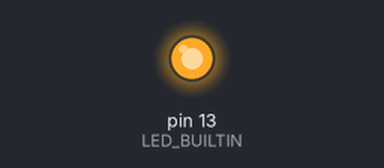
The sketch below on a simulated Arduino Uno, built with avr-gcc and run on an emulated ATmega328P. Shown: output pins drawn as LEDs (lit = HIGH). What the sketch prints to the serial monitor is not drawn.

Above: at 1.0 s.
At 5.5 s:
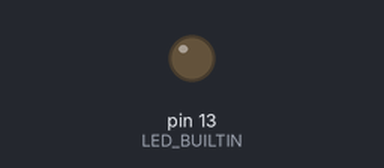
Timing chart, 0 to 6.9 s (numbered marks = the images above):
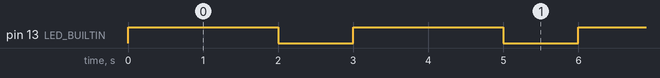

The sketch:

blink_led_and_print_hello_world1.ino
```cpp
void setup()
{
  pinMode(LED_BUILTIN, OUTPUT);
  Serial.begin(9600);
}

void loop()
{

  digitalWrite(LED_BUILTIN, HIGH);
  delay(1000); // Wait for 1000 millisecond(s)
  Serial.print("hello world");
  delay(1000);
  digitalWrite(LED_BUILTIN, LOW);
  delay(1000); // Wait for 1000 millisecond(s)
}
```

Measured:
- by itself, pin 13 (LED_BUILTIN): alternates HIGH for 2.0 s and LOW for 1.0 s
